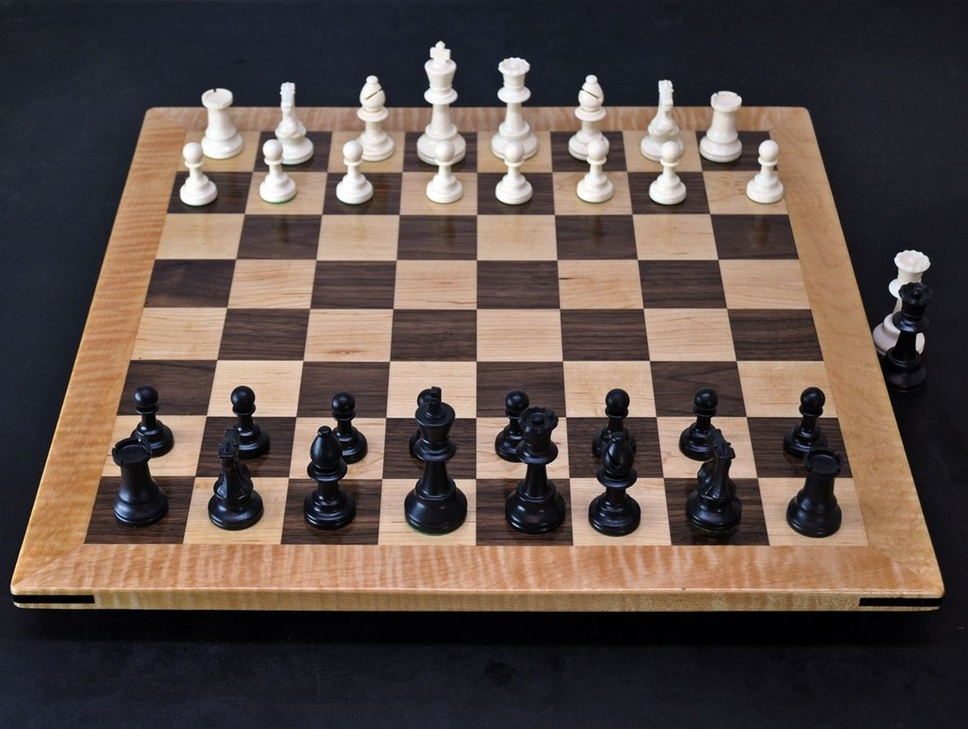
#> input picture data/chess.jpeg, 968 x 729 px, shrunk from 1179 x 887 before the run, found by its file name
$ jupyter execute corner_detection.ipynb
#> lines starting #> are read from the running program, lines starting #| are printed output that depends on the picture
[cell 1]
import cv2
import matplotlib.pyplot as plt
import numpy as np

[cell 2]
img = cv2.imread("/Users/kushalgupta/CV_course/data/chess.jpeg")
#> img is the input picture: shape (729, 968, 3); mean B, G, R 72.7, 78.6, 92.6

[cell 3]
img = cv2.cvtColor(img,cv2.COLOR_BGR2RGB)

[cell 4]
plt.imshow(img)

[cell 5]
img_gray = cv2.cvtColor(img,cv2.COLOR_RGB2GRAY)
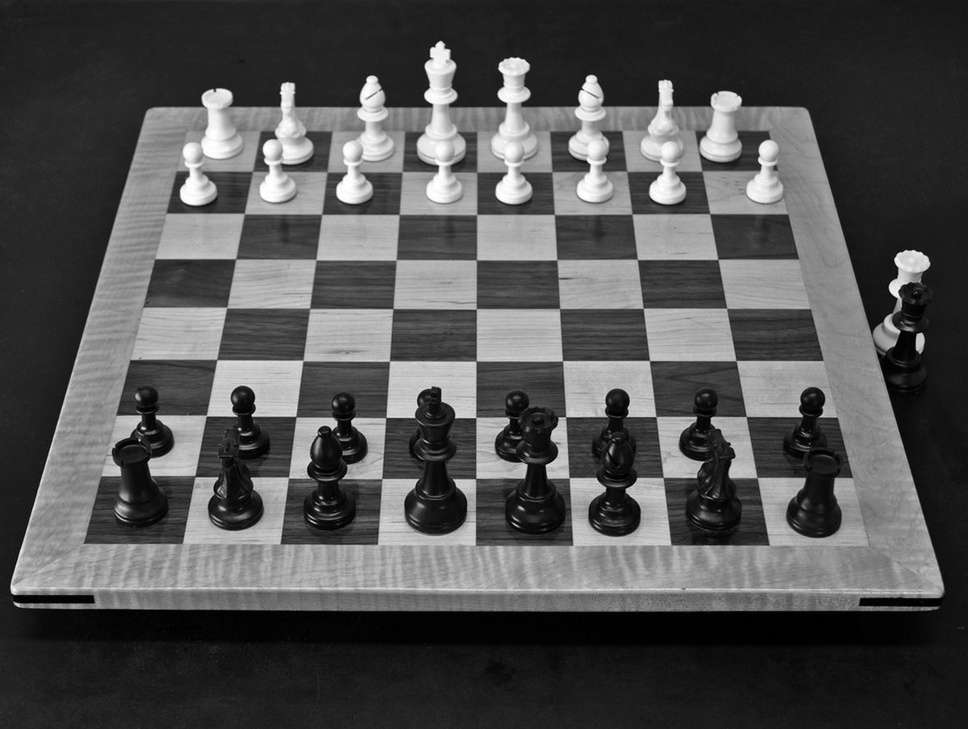
#> img_gray: shape (729, 968); min 0, max 255, mean 82.1

[cell 6]
img_gray = np.float32(img_gray)

[cell 7]
dst = cv2.cornerHarris(src=img_gray,blockSize=2,ksize=3,k=0.04)
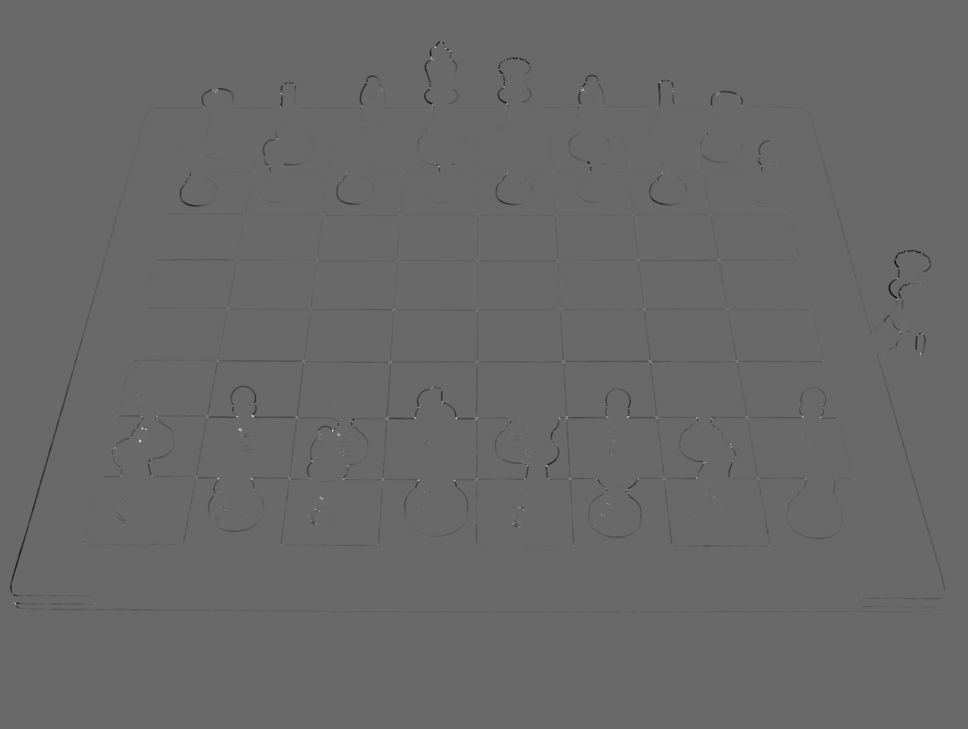
#> dst: shape (729, 968) float32; min -49979008, max 70312024, mean -183180.5; drawn with min black and max white

[cell 8]
dst=cv2.dilate(dst,None)
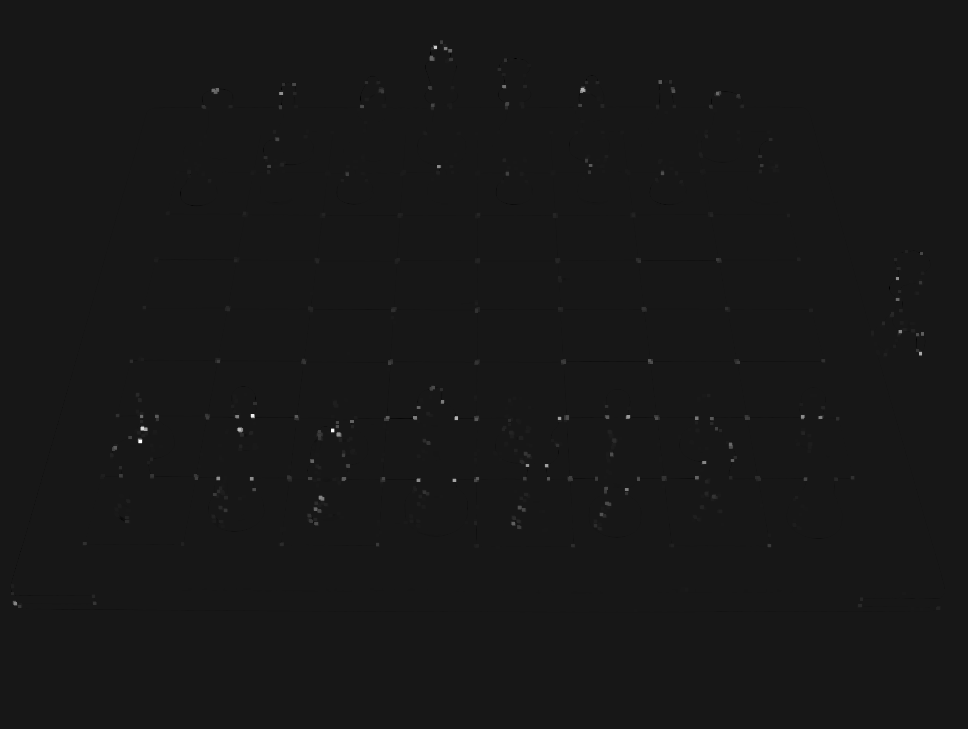
#> dst: shape (729, 968) float32; min -7019859, max 70312024, mean 76184.3; drawn with min black and max white

[cell 9]
img[dst>0.01*dst.max()]=[255,0,0]
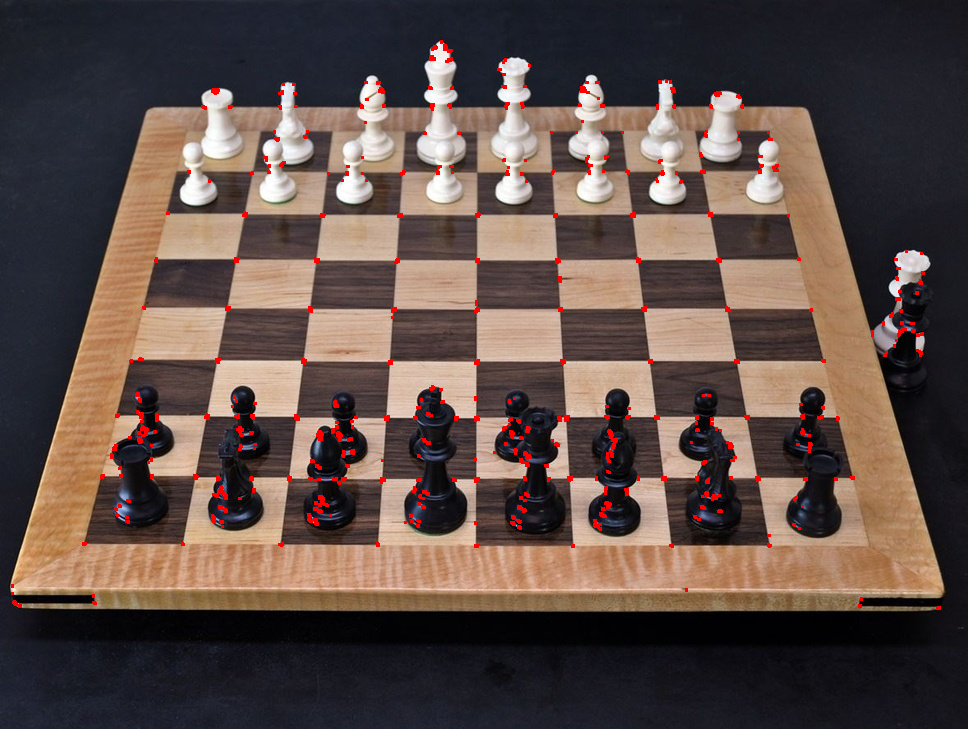
#> img: shape (729, 968, 3); mean R, G, B 94.3, 77.3, 71.5

[cell 10]
pl = plt.figure(figsize=(10,10))
ax = pl.add_subplot(111)
ax.imshow(img)

# SHi-Tomas

[cell 11]
img = cv2.imread("/Users/kushalgupta/CV_course/data/chess.jpeg")
img = cv2.cvtColor(img,cv2.COLOR_BGR2RGB)
img_gray = cv2.cvtColor(img,cv2.COLOR_RGB2GRAY)

[cell 12]
corners = cv2.goodFeaturesToTrack(img_gray,5,0.01,10)
#> corners = [[252, 415], [332, 429], [239, 429], [251, 478], [139, 440]]

[cell 13]
corners
#> Out has the same summary as corners

[cell 14]
corners=np.int0(corners)

[cell 15]
for i in corners:
    x,y = i.ravel()
    cv2.circle(img,(x,y),3,(255,0,0),-1)
#> this loop made 5 passes
#> img: shape (729, 968, 3); mean R, G, B 92.6, 78.5, 72.7

[cell 16]
plt.imshow(img)

[cell 17]
corners = cv2.goodFeaturesToTrack(img_gray,150,0.01,10)
#> corners = 150 rows, first 8: [252, 415], [332, 429], [239, 429], [251, 478], [139, 440], [145, 428], [582, 89], [414, 417]

[cell 18]
corners=np.int0(corners)

[cell 19]
for i in corners:
    x,y = i.ravel()
    cv2.circle(img,(x,y),3,(255,0,0),-1)
#> this loop made 150 passes
#> (x, y) on passes 1 to 12: (252, 415), (332, 429), (239, 429), (251, 478), (139, 440), (145, 428), (582, 89), (414, 417), (434, 46), (456, 417), (627, 416), (559, 418)
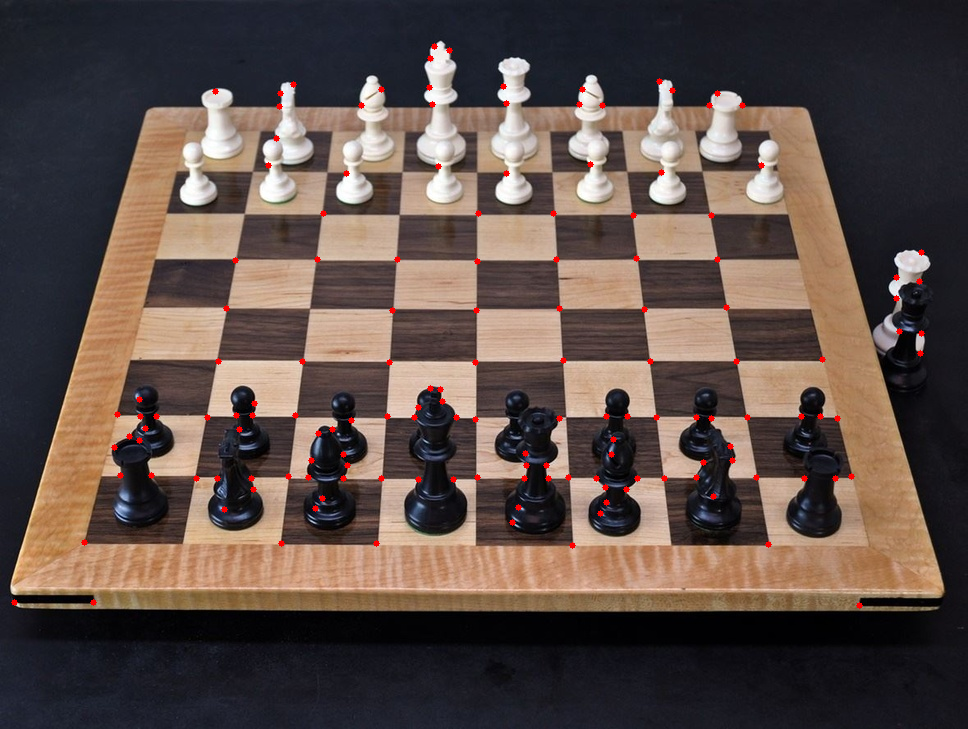
#> img: shape (729, 968, 3); mean R, G, B 93.4, 77.9, 72.1
